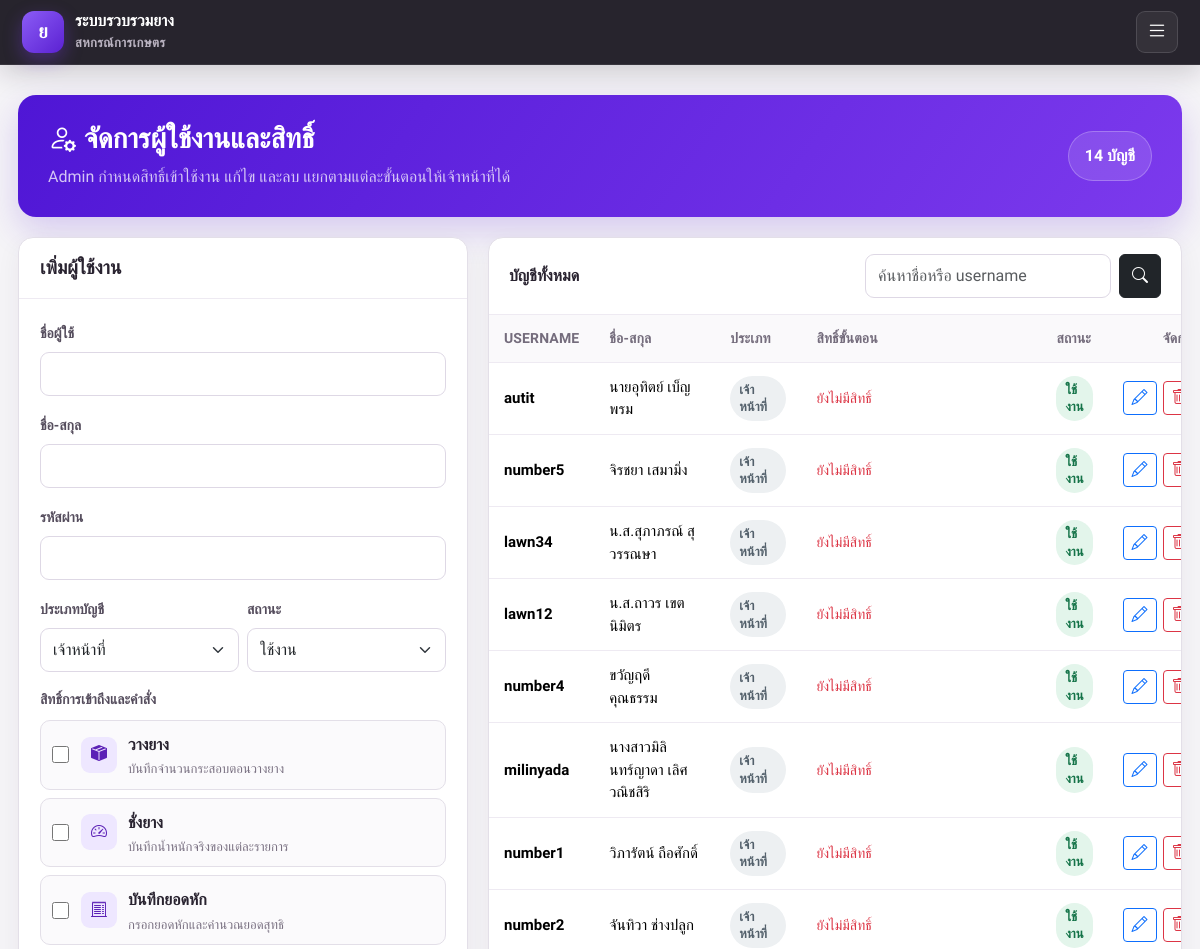
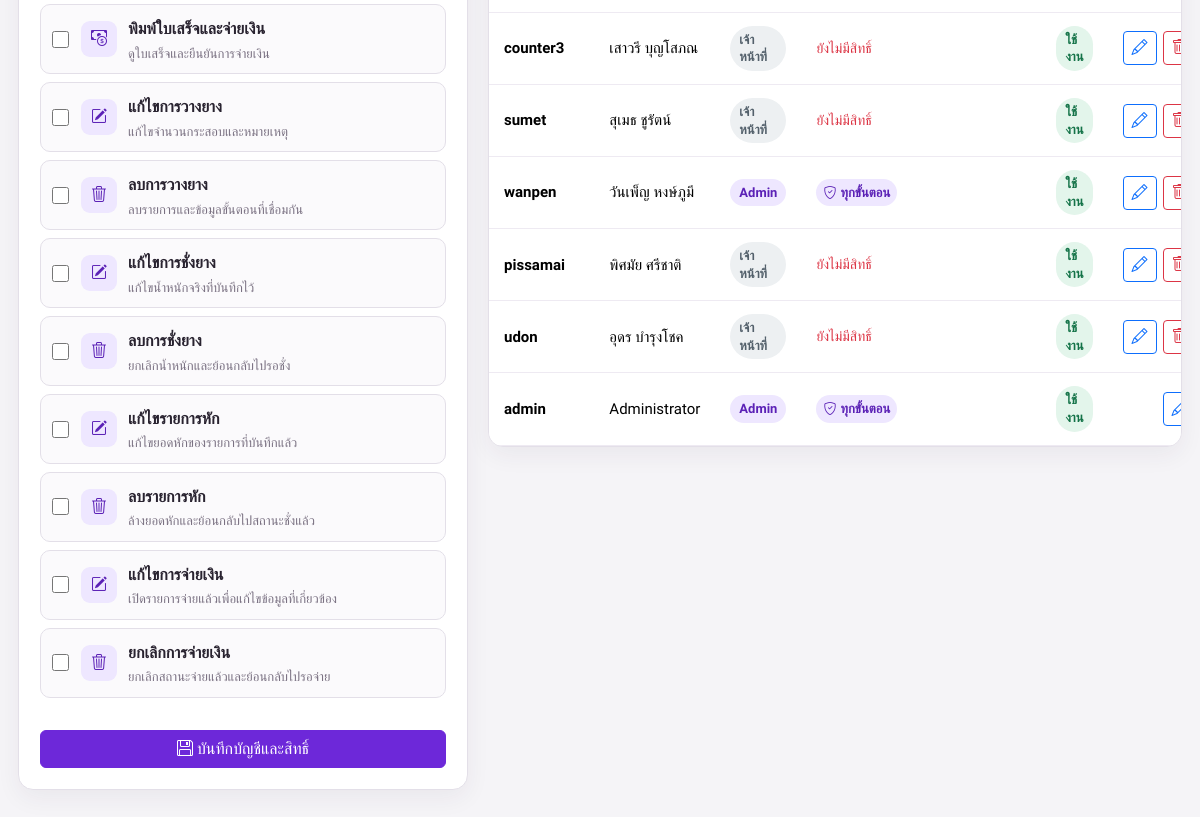
The page /yang/users.php (signed in) on the database its author committed (2 pictures, top to bottom).
### tables this page shows
CREATE TABLE `tbl_user` (
  `user_id` int(11) NOT NULL,
  `user_username` varchar(255) NOT NULL,
  `user_password` varchar(255) NOT NULL,
  `user_fullname` varchar(255) NOT NULL,
  `user_level` varchar(255) NOT NULL,
  `user_status` varchar(255) NOT NULL
);

### yang/bootstrap.php (called while the page is built, shortened)
<?php
function h($value)
{
  return htmlspecialchars((string) $value, ENT_QUOTES, 'UTF-8');
}
function url_for($path = '')
{
  $base = YANG_BASE_PATH ?: '/yang';
  return $base . '/' . ltrim($path, '/');
}
?>

### yang/db.php (called while the page is built, shortened)
<?php
require_once __DIR__ . '/bootstrap.php';
function db()
{
  static $pdo = null;
  if ($pdo instanceof PDO) {
    return $pdo;
  }
  $host = env_value('YANG_DB_HOST', env_value('DB_HOST', '127.0.0.1'));
  $port = env_value('YANG_DB_PORT', env_value('DB_PORT', '3306'));
  $name = env_value('YANG_DB_NAME', env_value('DB_NAME', 'rts_db'));
  $user = env_value('YANG_DB_USER', env_value('DB_USER', 'root'));
  $pass = env_value('YANG_DB_PASSWORD', env_value('DB_PASSWORD', ''));
  $dsn = 'mysql:host=' . $host . ';port=' . $port . ';dbname=' . $name . ';charset=utf8mb4';
  $pdo = new PDO($dsn, $user, $pass, [
    PDO::ATTR_ERRMODE => PDO::ERRMODE_EXCEPTION,
    PDO::ATTR_DEFAULT_FETCH_MODE => PDO::FETCH_ASSOC,
    PDO::ATTR_EMULATE_PREPARES => false,
  ]);
  return $pdo;
}
?>

### yang/auth.php (called while the page is built, shortened)
<?php
require_once __DIR__ . '/db.php';
function current_user()
{
  static $validated = [];
  $userId = (int) ($_SESSION['user']['user_id'] ?? 0);
  if (!isset($validated[$userId])) {
    $stmt = db()->prepare('SELECT user_id, user_username, user_fullname, user_level, user_status
      FROM tbl_user WHERE user_id = :user_id LIMIT 1');
    $stmt->execute(['user_id' => $userId]);
  }
  return $_SESSION['user'];
}
function require_user()
{
  if (!current_user()) {
    redirect_to('user-login.php');
  }
}
function workflow_permission_definitions()
{
  return [
    'placement' => ['label' => 'วางยาง', 'description' => 'บันทึกจำนวนกระสอบตอนวางยาง', 'icon' => 'bi-box-seam-fill'],
    'weighing' => ['label' => 'ชั่งยาง', 'description' => 'บันทึกน้ำหนักจริงของแต่ละรายการ', 'icon' => 'bi-speedometer2'],
    'deductions' => ['label' => 'บันทึกยอดหัก', 'description' => 'กรอกยอดหักและคำนวณยอดสุทธิ', 'icon' => 'bi-receipt-cutoff'],
    'payments' => ['label' => 'พิมพ์ใบเสร็จและจ่ายเงิน', 'description' => 'ดูใบเสร็จและยืนยันการจ่ายเงิน', 'icon' => 'bi-cash-coin'],
  ];
}
function workflow_action_permission_definitions()
{
  return [
    'placement_edit' => ['stage' => 'placement', 'label' => 'แก้ไขการวางยาง', 'description' => 'แก้ไขจำนวนกระสอบและหมายเหตุ', 'icon' => 'bi-pencil-square'],
    'placement_delete' => ['stage' => 'placement', 'label' => 'ลบการวางยาง', 'description' => 'ลบรายการและข้อมูลขั้นตอนที่เชื่อมกัน', 'icon' => 'bi-trash3'],
    'weighing_edit' => ['stage' => 'weighing', 'label' => 'แก้ไขการชั่งยาง', 'description' => 'แก้ไขน้ำหนักจริงที่บันทึกไว้', 'icon' => 'bi-pencil-square'],
    'weighing_delete' => ['stage' => 'weighing', 'label' => 'ลบการชั่งยาง', 'description' => 'ยกเลิกน้ำหนักและย้อนกลับไปรอชั่ง', 'icon' => 'bi-trash3'],
    'deductions_edit' => ['stage' => 'deductions', 'label' => 'แก้ไขรายการหัก', 'description' => 'แก้ไขยอดหักของรายการที่บันทึกแล้ว', 'icon' => 'bi-pencil-square'],
    'deductions_delete' => ['stage' => 'deductions', 'label' => 'ลบรายการหัก', 'description' => 'ล้างยอดหักและย้อนกลับไปสถานะชั่งแล้ว', 'icon' => 'bi-trash3'],
    'payments_edit' => ['stage' => 'payments', 'label' => 'แก้ไขการจ่ายเงิน', 'description' => 'เปิดรายการจ่ายแล้วเพื่อแก้ไขข้อมูลที่เกี่ยวข้อง', 'icon' => 'bi-pencil-square'],
    'payments_delete' => ['stage' => 'payments', 'label' => 'ยกเลิกการจ่ายเงิน', 'description' => 'ยกเลิกสถานะจ่ายแล้วและย้อนกลับไปรอจ่าย', 'icon' => 'bi-trash3'],
  ];
}
function all_workflow_permission_definitions()
{
  return workflow_permission_definitions() + workflow_action_permission_definitions();
}
?>

### yang/users.php (the view, shortened to what this page needs)
<?php
require_once __DIR__ . '/auth.php';
require_user();
require_once __DIR__ . '/navbar.php';
$currentUser = current_user();
$permissionDefinitions = all_workflow_permission_definitions();
$permissionKeys = array_keys($permissionDefinitions);
$error = '';
$postedPermissions = array_values(array_intersect($permissionKeys, (array) ($_POST['permissions'] ?? [])));
$permissionMap = [];
$edit = null;
$isPostError = $error !== '' && ($_SERVER['REQUEST_METHOD'] ?? 'GET') === 'POST';
$formIsEdit = $isPostError ? (($_POST['action'] ?? '') === 'update') : (bool) $edit;
$formUser = $isPostError ? [
  'user_id' => (int) ($_POST['id'] ?? 0),
  'user_username' => trim($_POST['username'] ?? ''),
  'user_fullname' => trim($_POST['fullname'] ?? ''),
  'user_level' => $_POST['level'] ?? 'user',
  'user_status' => $_POST['status'] ?? 'active',
] : $edit;
$formPermissions = $isPostError ? $postedPermissions : ($edit ? ($permissionMap[(int) $edit['user_id']] ?? []) : []);
$q = trim($_GET['q'] ?? '');
$params = [];
$where = '';
$stmt = db()->prepare('SELECT * FROM tbl_user' . $where . ' ORDER BY user_id DESC');
$stmt->execute($params);
$users = $stmt->fetchAll();
?>
<!doctype html>
<html lang="th">
<head>
  <link href="https://cdn.jsdelivr.net/npm/bootstrap@5.3.3/dist/css/bootstrap.min.css" rel="stylesheet">
  <link href="https://cdn.jsdelivr.net/npm/bootstrap-icons@1.11.3/font/bootstrap-icons.min.css" rel="stylesheet">
  <link href="<?php echo h(navbar_url('navbar.css')); ?>" rel="stylesheet">
  <link href="<?php echo h(url_for('admin-crud.css')); ?>" rel="stylesheet">
</head>
<body>
<main class="admin-shell">
  <section class="admin-hero"><div><h1><i class="bi bi-person-gear me-2"></i>จัดการผู้ใช้งานและสิทธิ์</h1><p>Admin กำหนดสิทธิ์เข้าใช้งาน แก้ไข และลบ แยกตามแต่ละขั้นตอนให้เจ้าหน้าที่ได้</p></div><span class="hero-count"><?php echo number_format(count($users)); ?> บัญชี</span></section>
  <div class="crud-grid user-permission-layout">
    <section class="crud-card sticky">
      <div class="crud-head"><h2><?php echo $formIsEdit ? 'แก้ไขผู้ใช้งาน' : 'เพิ่มผู้ใช้งาน'; ?></h2></div>
      <form class="crud-body" method="post" id="userForm">
        <div class="mb-3"><label class="form-label">ชื่อผู้ใช้</label><input class="form-control" name="username" value="<?php echo h($formUser['user_username'] ?? ''); ?>" required></div>
        <div class="mb-3"><label class="form-label">ชื่อ-สกุล</label><input class="form-control" name="fullname" value="<?php echo h($formUser['user_fullname'] ?? ''); ?>" required></div>
        <div class="mb-3"><label class="form-label">รหัสผ่าน </label><input class="form-control" type="password" name="password" <?php echo $formIsEdit ? '' : 'required'; ?> minlength="8"></div>
        <div class="row g-2 mb-3"><div class="col"><label class="form-label">ประเภทบัญชี</label><select class="form-select" name="level" id="userLevel"><option value="user" <?php echo ($formUser['user_level'] ?? 'user') === 'user' ? 'selected' : ''; ?>>เจ้าหน้าที่</option></select></div><div class="col"><label class="form-label">สถานะ</label><select class="form-select" name="status"><option value="active" <?php echo ($formUser['user_status'] ?? 'active') === 'active' ? 'selected' : ''; ?>>ใช้งาน</option></select></div></div>
        <fieldset class="permission-fieldset" id="permissionFieldset">
          <legend>สิทธิ์การเข้าถึงและคำสั่ง</legend>
          <div class="permission-options">
          <?php foreach ($permissionDefinitions as $key => $definition): ?>
            <label class="permission-option">
              <input type="checkbox" name="permissions[]" value="<?php echo h($key); ?>" data-stage="<?php echo h($definition['stage'] ?? ''); ?>" <?php echo in_array($key, $formPermissions, true) ? 'checked' : ''; ?>>
              <span class="permission-icon"><i class="bi <?php echo h($definition['icon']); ?>"></i></span>
              <span><strong><?php echo h($definition['label']); ?></strong><small><?php echo h($definition['description']); ?></small></span>
            </label>
          <?php endforeach; ?>
          </div>
        </fieldset>
        <div class="d-grid gap-2 mt-4"><button class="btn btn-purple" type="submit"><i class="bi bi-floppy me-1"></i>บันทึกบัญชีและสิทธิ์</button></div>
      </form>
    </section>
    <section class="crud-card">
      <div class="toolbar"><strong>บัญชีทั้งหมด</strong><form class="search-form"><input class="form-control" name="q" value="<?php echo h($q); ?>" placeholder="ค้นหาชื่อหรือ username"><button class="btn btn-dark"><i class="bi bi-search"></i></button></form></div>
      <div class="table-responsive"><table class="table table-hover mb-0"><thead><tr><th>USERNAME</th><th>ชื่อ-สกุล</th><th>ประเภท</th><th>สิทธิ์ขั้นตอน</th><th>สถานะ</th><th class="text-end">จัดการ</th></tr></thead><tbody>
      <?php foreach ($users as $row): ?>
        <tr><td class="fw-bold"><?php echo h($row['user_username']); ?></td><td><?php echo h($row['user_fullname']); ?></td><td><span class="status-badge <?php echo $row['user_level'] === 'admin' ? 'level-admin' : 'level-user'; ?>"><?php echo $row['user_level'] === 'admin' ? 'Admin' : 'เจ้าหน้าที่'; ?></span></td><td><div class="permission-badges"><?php if ($row['user_level'] === 'admin'): ?><span class="permission-badge all"><i class="bi bi-shield-check"></i> ทุกขั้นตอน</span><?php else: ?><?php foreach ($permissionMap[(int) $row['user_id']] ?? [] as $key): ?><?php if (isset($permissionDefinitions[$key])): ?><span class="permission-badge"><?php echo h($permissionDefinitions[$key]['label']); ?></span><?php endif; ?><?php endforeach; ?><?php if (empty($permissionMap[(int) $row['user_id']])): ?><span class="text-danger small">ยังไม่มีสิทธิ์</span><?php endif; ?><?php endif; ?></div></td><td><span class="status-badge <?php echo $row['user_status'] === 'active' ? 'status-active' : 'status-inactive'; ?>"><?php echo $row['user_status'] === 'active' ? 'ใช้งาน' : 'ระงับ'; ?></span></td><td><div class="row-actions"><a class="btn btn-sm btn-outline-primary" href="?edit=<?php echo (int) $row['user_id']; ?>"><i class="bi bi-pencil"></i></a><?php if ((int) $row['user_id'] !== (int) $currentUser['user_id']): ?><form method="post" onsubmit="return confirm('ยืนยันการลบบัญชีและสิทธิ์ทั้งหมด?')"><input type="hidden" name="csrf_token" value="<?php echo h(csrf_token()); ?>"><input type="hidden" name="action" value="delete"><input type="hidden" name="id" value="<?php echo (int) $row['user_id']; ?>"><button class="btn btn-sm btn-outline-danger"><i class="bi bi-trash"></i></button></form><?php endif; ?></div></td></tr>
      <?php endforeach; ?>
      </tbody></table></div>
    </section>
  </div>
</main>
</body>
</html>

### yang/navbar.css (style rules this page uses)
:root { --nav-bg:#211d27; --nav-purple:#7c3aed; --nav-purple-dark:#5b21d2; }

### yang/admin-crud.css (style rules this page uses)
body { font-family:var(--font-family-sans); color:#292330; background:#f5f4f7; }
.admin-shell { width:min(1440px,calc(100% - 36px)); margin:30px auto 60px; }
.admin-hero { display:flex; align-items:center; justify-content:space-between; gap:20px; padding:26px 30px; border-radius:18px; color:#fff; background:linear-gradient(125deg,#4f16d5,#7c3aed); box-shadow:0 14px 34px rgba(91,33,210,.2); }
.admin-hero h1 { margin:0; font-size:28px; font-weight:800; }
.admin-hero p { margin:7px 0 0; color:rgba(255,255,255,.75); }
.hero-count { padding:11px 16px; border:1px solid rgba(255,255,255,.24); border-radius:999px; background:rgba(255,255,255,.12); font-weight:800; white-space:nowrap; }
.crud-grid { display:grid; grid-template-columns:360px minmax(0,1fr); gap:20px; margin-top:20px; align-items:start; }
.crud-card { border:1px solid #e3dfe8; border-radius:15px; background:#fff; box-shadow:0 8px 25px rgba(45,30,61,.06); overflow:hidden; }
.crud-card.sticky { position:sticky; top:92px; }
.crud-head { padding:18px 21px; border-bottom:1px solid #eeeaf2; }
.crud-head h2 { margin:0; font-size:19px; font-weight:800; }
.crud-body { padding:21px; }
.form-label { color:#554d5d; font-size:var(--font-size-sm); font-weight:700; }
.form-control,.form-select { min-height:44px; border-color:#ded8e5; border-radius:9px; }
.btn-purple { color:#fff; background:#6d28d9; border-color:#6d28d9; }
.toolbar { display:flex; align-items:center; justify-content:space-between; gap:12px; padding:16px 20px; border-bottom:1px solid #eeeaf2; }
.search-form { display:flex; gap:8px; }
.table > :not(caption) > * > * { padding:13px 15px; border-color:#eeeaf2; vertical-align:middle; }
.table thead th { color:#746c7c; background:#faf9fb; font-size:var(--font-size-sm); white-space:nowrap; }
.status-badge { display:inline-flex; padding:5px 9px; border-radius:999px; font-size:var(--font-size-xs); font-weight:800; }
.status-active { color:#147348; background:#e3f5eb; }
.level-admin { color:#5b21b6; background:#eee7ff; }
.level-user { color:#53606b; background:#edf0f2; }
.row-actions { display:flex; justify-content:flex-end; gap:6px; }
.user-permission-layout { grid-template-columns:minmax(390px,450px) minmax(0,1fr); }
.permission-fieldset { margin:0; padding:0; border:0; }
.permission-fieldset legend { margin-bottom:8px; color:#554d5d; font-size:var(--font-size-sm); font-weight:800; }
.permission-option { display:grid; grid-template-columns:20px 38px minmax(0,1fr); align-items:center; gap:9px; margin-bottom:8px; padding:11px; border:1px solid #e3dfe8; border-radius:10px; background:#fbfafc; cursor:pointer; }
.permission-option input { width:17px; height:17px; accent-color:#6d28d9; }
.permission-icon { width:36px; height:36px; display:grid; place-items:center; border-radius:9px; color:#5b21b6; background:#eee7ff; }
.permission-option strong,.permission-option small { display:block; }
.permission-option small { margin-top:2px; color:#7a7182; font-size:var(--font-size-xs); line-height:1.35; }
.permission-badges { display:flex; flex-wrap:wrap; gap:5px; min-width:210px; }
.permission-badge { display:inline-flex; align-items:center; gap:4px; padding:4px 7px; border-radius:999px; color:#554d5d; background:#f0edf2; font-size:var(--font-size-xs); font-weight:700; }
.permission-badge.all { color:#5b21b6; background:#eee7ff; }

### rows shown on the page
tbl_user: user_username "autit", user_fullname "นายอุทิตย์ เบ็ญพรม", user_level "เจ้าหน้าที่", user_status "ใช้งาน"
tbl_user: user_username "number5", user_fullname "จิรชยา เสมามิ่ง", user_level "เจ้าหน้าที่", user_status "ใช้งาน"
tbl_user: user_username "lawn34", user_fullname "น.ส.สุภาภรณ์ สุวรรณษา", user_level "เจ้าหน้าที่", user_status "ใช้งาน"
tbl_user: user_username "lawn12", user_fullname "น.ส.ถาวร เขตนิมิตร", user_level "เจ้าหน้าที่", user_status "ใช้งาน"
tbl_user: user_username "number4", user_fullname "ขวัญฤดี คุณธรรม", user_level "เจ้าหน้าที่", user_status "ใช้งาน"
tbl_user: user_username "milinyada", user_fullname "นางสาวมิลินทร์ญาดา เลิศวณิชสิริ", user_level "เจ้าหน้าที่", user_status "ใช้งาน"
tbl_user: user_username "number1", user_fullname "วิภารัตน์ ถือศักดิ์", user_level "เจ้าหน้าที่", user_status "ใช้งาน"
tbl_user: user_username "number2", user_fullname "จันทิวา ช่างปลูก", user_level "เจ้าหน้าที่", user_status "ใช้งาน"
tbl_user: user_username "counter3", user_fullname "เสาวรี บุญโสภณ", user_level "เจ้าหน้าที่", user_status "ใช้งาน"
tbl_user: user_username "sumet", user_fullname "สุเมธ ชูรัตน์", user_level "เจ้าหน้าที่", user_status "ใช้งาน"
tbl_user: user_username "wanpen", user_fullname "วันเพ็ญ หงษ์ภูมี", user_level "Admin", user_status "ใช้งาน"
tbl_user: user_username "pissamai", user_fullname "พิศมัย ศรีชาติ", user_level "เจ้าหน้าที่", user_status "ใช้งาน"
tbl_user: user_username "udon", user_fullname "อุดร บำรุงโชค", user_level "เจ้าหน้าที่", user_status "ใช้งาน"
tbl_user: user_username "admin", user_fullname "Administrator", user_level "Admin", user_status "ใช้งาน"

### other values the page prints
system_name() "ระบบรวบรวมยาง"
cooperative_name() "สหกรณ์การเกษตร"
count($users) "14"
$definition['label'] "วางยาง"
$definition['description'] "บันทึกจำนวนกระสอบตอนวางยาง"
$definition['label'] "ชั่งยาง"
$definition['description'] "บันทึกน้ำหนักจริงของแต่ละรายการ"
$definition['label'] "บันทึกยอดหัก"
$definition['description'] "กรอกยอดหักและคำนวณยอดสุทธิ"
$definition['label'] "พิมพ์ใบเสร็จและจ่ายเงิน"
$definition['description'] "ดูใบเสร็จและยืนยันการจ่ายเงิน"
$definition['label'] "แก้ไขการวางยาง"
$definition['description'] "แก้ไขจำนวนกระสอบและหมายเหตุ"
$definition['label'] "ลบการวางยาง"
$definition['description'] "ลบรายการและข้อมูลขั้นตอนที่เชื่อมกัน"
